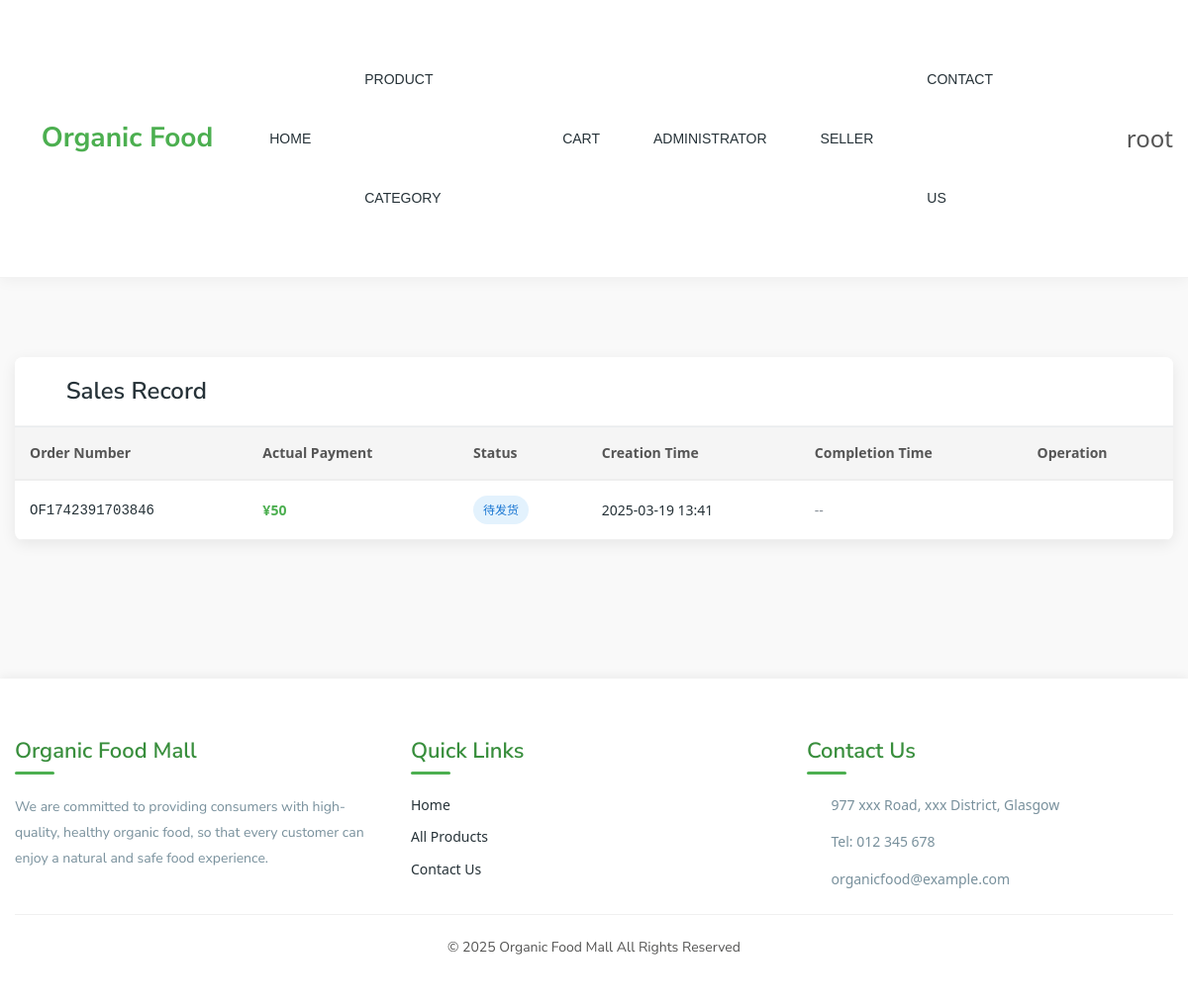
The page /account/seller_order/ (signed in) on the database its author committed.
### models/models.py (models this page shows)
class Order(models.Model):
    user = models.ForeignKey(User, on_delete=models.CASCADE)
    total_price = models.IntegerField(default=0)
    status = models.CharField(max_length=50, default='')
    created_at = models.DateTimeField(default=timezone.now)
    added_at = models.DateTimeField(default=timezone.now)
    order_id = models.CharField(max_length=255, default='')
    completed_at = models.DateTimeField(default=timezone.now)
    class Meta:
        db_table = 'order'

### account/views.py (the view)
# urls.py: path('seller_order/', views.seller_order, name="seller_order")
def seller_order(request):
    order_service = OrderService(request)
    context = {
        'order_list': order_service.get_seller_order_list()
    }
    return render(request, 'account/seller_order.html', context)

### OrganicFood/context_processors.py (called while the page is built)
def global_context(request):
    return {
        'category_list': get_category_list()
    }

### models/models_factory.py (called while the page is built)
def get_category_list():
    return Category.objects.all()

### services/order.py (called while the page is built)
    def get_seller_order_list(self):
        order_details = OrderDetail.objects.all().prefetch_related('product', 'order')
        order_list = []
        for order_detail in order_details:
            if order_detail.product.created_by_id == self.request.user.id:
                if order_detail.order not in order_list:
                    order_list.append(order_detail.order)
        return order_list

### templates/account/seller_order.html (shortened to what this page needs)
{% extends 'Layouts/Base.html' %}
{% block content %}
{% include 'Layouts/nav.html' %}
{% load static %}
<div class="product-area pt-80 pb-80">
    <div class="container">
        <div class="admin-card">
            <div class="admin-header">
                <h3 class="admin-title">
                    <i class="ti-shopping-cart-full mr-2"></i>Sales Record
                </h3>
            </div>
            <div class="admin-body">
                <div class="table-responsive">
                    <table class="table product-table">
                        <thead>
                            <tr>
                                <th>Order Number</th>
                                <th>Actual Payment</th>
                                <th>Status</th>
                                <th>Creation Time</th>
                                <th>Completion Time</th>
                                <th>Operation</th>
                            </tr>
                        </thead>
                        <tbody>
                            {% for order in order_list %}
                                <tr>
                                    <td class="order-id">{{order.order_id}}</td>
                                    <td class="order-price">¥{{order.total_price}}</td>
                                    <td>
                                        <span class="status-badge status-{{order.status}}">{{order.status}}</span>
                                    </td>
                                    <td>{{order.created_at|date:"Y-m-d H:i"}}</td>
                                    <td>
                                        {% if order.status == "Completed" %}
                                            {{order.completed_at|date:"Y-m-d H:i"}}
                                        {% else %}
                                            <span class="text-muted">--</span>
                                        {% endif %}
                                    </td>
                                    <td class="action-buttons">
                                    </td>
                                </tr>
                            {% endfor %}
                        </tbody>
                    </table>
                </div>
            </div>
        </div>
    </div>
</div>
{% endblock %}

### templates/layouts/nav.html (shortened to what this page needs)
{% load static %}
<header class="header-area transparent-bar sticky-top">
    <div class="container">
        <div class="row align-items-center">
            <div class="col-auto">
                <div class="logo-area">
                    <a href="/" class="text-decoration-none">
                        <div class="brand-logo d-flex align-items-center">
                            <i class="ti-crown mr-2" style="font-size: 24px; color: var(--primary-color);"></i>
                            <h3 class="mb-0" style="color: var(--primary-color); font-weight: 700;">Organic Food</h3>
                        </div>
                    </a>
                </div>
            </div>
            <div class="col">
                <div class="main-menu d-flex justify-content-center">
                    <nav>
                        <ul class="horizontal-menu d-flex align-items-center m-0">
                            <li><a href="/">Home</a></li>
                            <li class="mega-menu-position"><a href="#">Product Category</a>
                            </li>
                            <li><a href="/shopping/cart/">Cart</a></li>
                            {% if user.is_staff %}
                            <li><a href="#">Administrator</a>
                            </li>
                            {% endif %}
                            {% if user.is_staff or user.userinfo_set.first.role.name == '商家'%}
                                <li><a href="#">Seller</a>
                                </li>
                            {% endif %}
                            <li><a href="/contact/">Contact Us</a></li>
                        </ul>
                    </nav>
                </div>
            </div>
            <div class="col-auto">
                <div class="header-actions d-flex align-items-center">
                    <div class="header-search same-style">
                        <button class="search-toggle">
                            <i class="icon-magnifier s-open"></i>
                        </button>
                    </div>
                    {% if not user.is_authenticated %}
                        <div class="header-login same-style ml-3">
                            <a href="/account/index/" class="btn-login">Sign In/Sign Up</a>
                        </div>
                    {% else %}
                        <div class="header-login same-style has-login ml-3">
                            <a href="#" class="user-toggle">
                                <i class="icon-user icons"></i>
                                <span class="user-name d-none d-md-inline-block ml-1">{{user.username}}</span>
                            </a>
                        </div>
                    {% endif %}
                </div>
            </div>
        </div>
    </div>
</header>

### static/css/nav.css (style rules this page uses)
.header-area { left: 0; top: 0; transition: all 0.7s ease 0s; width: 100%; z-index: 99; }
.main-menu li { display: inline-block; list-style: outside none none; padding: 0 16px; position: relative; }
.main-menu li a { color: #383838; display: inline-block; font-family: "Montserrat", sans-serif; font-weight: 300; line-height: 120px; text-transform: uppercase; }
.main-menu ul li.mega-menu-position { position: static; }
.header-area { -webkit-box-shadow: 0 4px 6px -1px rgba(0, 0, 0, 0.1), 0 2px 4px -1px rgba(0, 0, 0, 0.06); }

### static/css/style.css (style rules this page uses)
body { font-family: 'Nunito Sans', sans-serif; font-weight: 400; font-style: normal; font-size: 14px; color: #333333; }
a, .btn { -webkit-transition: all 0.3s ease-out 0s; -moz-transition: all 0.3s ease-out 0s; -ms-transition: all 0.3s ease-out 0s; -o-transition: all 0.3s ease-out 0s; transition: all 0.3s ease-out 0s; }
a, button, input { outline: medium none; color: #454545; }
h1, h2, h3, h4, h5, h6 { font-family: 'Nunito Sans', sans-serif; font-weight: normal; color: #333333; margin-top: 0px; font-style: normal; font-weight: 400; }
h3 { font-size: 28px; }
ul { margin: 0px; padding: 0px; }
.m-0 { margin-top: 0; margin-right: 0; margin-bottom: 0; margin-left: 0; }
.mb-0 { margin-bottom: 0 }
.pt-80 { padding-top: 80px }
.pb-80 { padding-bottom: 80px }
.same-style { display: inline-block; margin-left: 20px; }
.same-style:first-child { margin-left: 0px; }
.same-style>a { color: #545454; font-size: 24px; }
.same-style>button { background-color: transparent; border: medium none; padding: 0; cursor: pointer; position: relative; }
.same-style button i { color: #545454; font-size: 24px; transition: all .3s ease 0s; }
.header-search { position: relative; }
.header-search .search-toggle i { display: block; }

### static/css/responsive.css (style rules this page uses)
@media (min-width: 992px) and (max-width: 1200px) { .main-menu li { padding: 0 12px; } }

### static/css/modern-style.css (style rules this page uses)
:root { --primary-color: #4caf50; --primary-dark: #388e3c; --primary-light: #c8e6c9; --accent-color: #ff8f00; --text-color: #263238; --text-light: #78909c; --bg-color: #f9f9f9; --card-bg: #ffffff; --border-radius: 8px; --box-shadow: 0 4px 15px rgba(0, 0, 0, 0.08); --transition: all 0.3s ease; }
body { background-color: var(--bg-color); color: var(--text-color); font-family: 'Segoe UI', system-ui, -apple-system, sans-serif; line-height: 1.6; }
.header-area { background-color: white !important; box-shadow: 0 2px 15px rgba(0,0,0,0.05); position: sticky; top: 0; z-index: 1000; }
.main-menu ul li a { font-weight: 500; color: var(--text-color) !important; transition: var(--transition); }
.search-toggle { background-color: transparent; border: none; outline: none; }

### templates/layouts/nav.html (style rules this page uses)
.header-area { padding: 10px 0; border-bottom: 1px solid rgba(0,0,0,0.05); }
.horizontal-menu { list-style: none; padding: 0; }
.horizontal-menu > li { display: inline-block; margin: 0 15px; position: relative; }
.horizontal-menu > li > a { font-weight: 500; padding: 10px 0; display: block; color: var(--text-color); text-decoration: none; transition: var(--transition); }
.header-actions { display: flex; align-items: center; }
.user-toggle { display: flex; align-items: center; }
.user-name { max-width: 100px; overflow: hidden; text-overflow: ellipsis; white-space: nowrap; }
.sticky-top { z-index: 1020; }
.brand-logo { transition: var(--transition); }

### templates/account/seller_order.html (style rules this page uses)
.product-area { background-color: #f9f9f9; }
.admin-card { background: white; border-radius: var(--border-radius); box-shadow: var(--box-shadow); overflow: hidden; }
.admin-header { padding: 20px 25px; border-bottom: 1px solid rgba(0,0,0,0.05); background-color: white; }
.admin-title { font-size: 24px; margin: 0; color: var(--text-color); font-weight: 600; }
.admin-body { padding: 0; }
.product-table { margin-bottom: 0; }
.product-table thead th { background-color: #f5f5f5; padding: 15px; font-weight: 600; border-bottom: 2px solid #eee; color: #555; font-size: 14px; }
.product-table tbody td { padding: 15px; vertical-align: middle; border-bottom: 1px solid #f0f0f0; }
.order-id { font-family: monospace; font-weight: 500; }
.order-price { font-weight: 600; color: var(--primary-color); }
.status-badge { display: inline-block; padding: 5px 10px; border-radius: 20px; font-size: 12px; font-weight: 500; }
.status-badge.status-待发货 { background-color: #e3f2fd; color: #1976d2; }
.action-buttons { white-space: nowrap; }
.text-muted { color: #999; }

### rows shown on the page
Order: order_id "OF1742391703846", total_price "50", status "待发货", created_at "2025-03-19 13:41"

### other values the page prints
{{ user.username }} "root"
